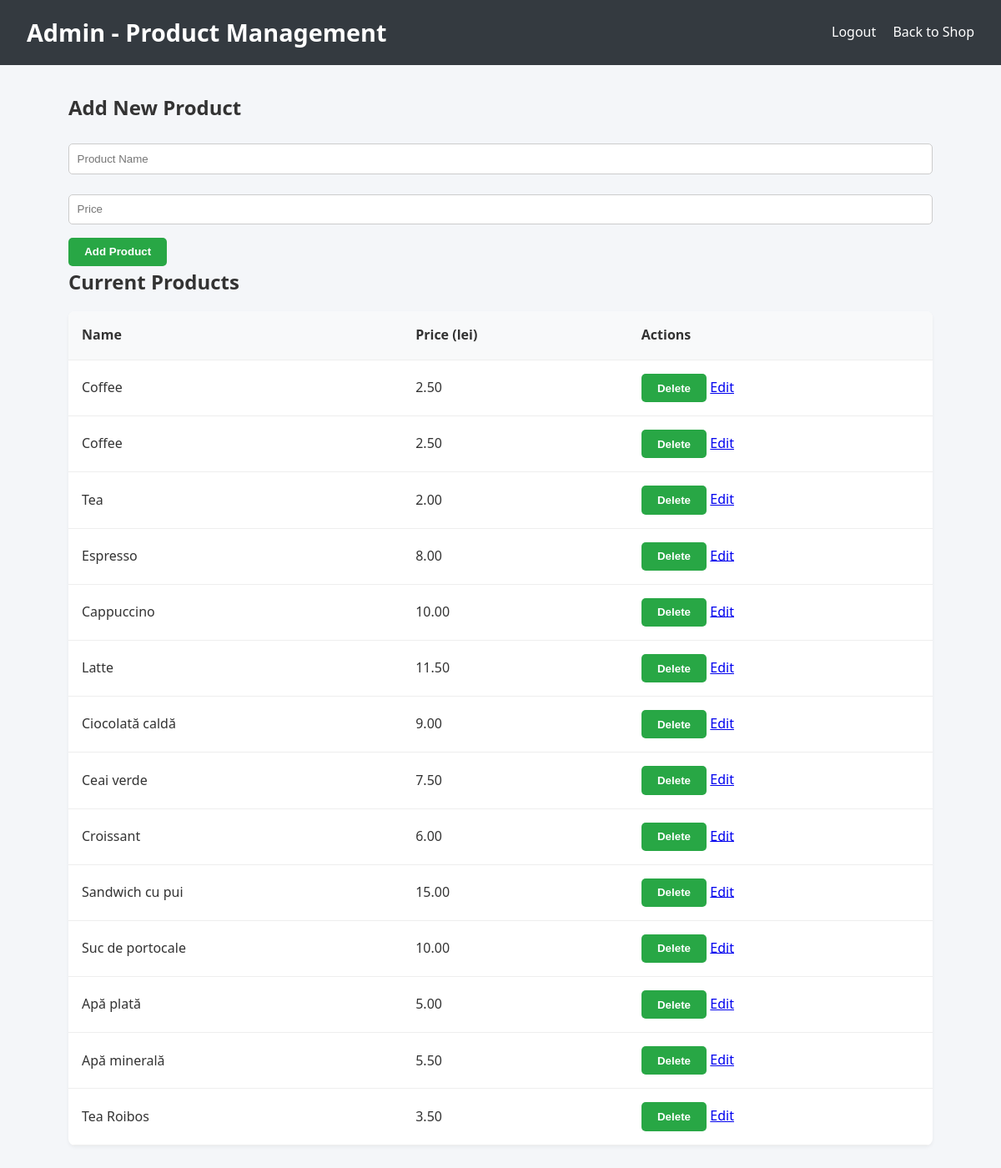
The app's page /admin/products (signed in) with its own data.
### cafe_app/models.py (models this page shows)
class Product(db.Model):
    id = db.Column(db.Integer, primary_key=True)
    name = db.Column(db.String(100), nullable=False)
    price = db.Column(db.Float, nullable=False)
    cart_items = db.relationship('CartItem', backref='product', lazy=True)

### cafe_app/routes.py (the view, shortened to what this page needs)
@bp.route('/admin/products', methods=['GET', 'POST'])
@login_required
def admin_products():
    if not is_admin():
        flash('Access denied.')
        return redirect(url_for('main.products'))
    products = Product.query.all()
    return render_template('admin/products.html', products=products)

### cafe_app/__init__.py (called while the page is built)
def create_app():
    app = Flask(__name__)
    app.config['SECRET_KEY'] = 'secret123'
    app.config['SQLALCHEMY_DATABASE_URI'] = 'sqlite:///db.sqlite3'
    db.init_app(app)
    login_manager.init_app(app)
    login_manager.login_view = 'main.login'
    from .routes import bp as main_bp
    app.register_blueprint(main_bp)
    @login_manager.user_loader
    def load_user(user_id):
        return User.query.get(int(user_id))
    return app

### cafe_app/routes.py (called while the page is built)
def is_admin():
    return current_user.is_authenticated and current_user.username == 'admin'

### cafe_app/templates/admin/products.html (shortened to what this page needs)
<!DOCTYPE html>
<html lang="en">
<head>
    <link rel="stylesheet" href="{{ url_for('static', filename='css/style.css') }}">
</head>
<body>
    <header>
        <h1>Admin - Product Management</h1>
        <nav>
            <a href="{{ url_for('main.logout') }}">Logout</a>
            <a href="{{ url_for('main.index') }}">Back to Shop</a>
        </nav>
    </header>
    <main>
        <section>
            <h2>Add New Product</h2>
            <form action="{{ url_for('main.admin_products') }}" method="post">
                <input type="text" name="name" placeholder="Product Name" required>
                <input type="number" name="price" placeholder="Price" step="0.01" required>
                <button type="submit">Add Product</button>
            </form>
        </section>
        <section>
            <h2>Current Products</h2>
            <table>
                <thead>
                    <tr>
                        <th>Name</th>
                        <th>Price (lei)</th>
                        <th>Actions</th>
                    </tr>
                </thead>
                <tbody>
                    {% for product in products %}
                    <tr>
                        <td>{{ product.name }}</td>
                        <td>{{ "%.2f"|format(product.price) }}</td>
                        <td>
                            <form action="{{ url_for('main.delete_product', product_id=product.id) }}" method="post" style="display:inline;">
                                <button type="submit" onclick="return confirm('Are you sure you want to delete this product?')">Delete</button>
                            </form>
                            <a href="{{ url_for('main.edit_product', product_id=product.id) }}">Edit</a>
                        </td>
                    </tr>
                    {% else %}
                    <tr><td colspan="3">No products found.</td></tr>
                    {% endfor %}
                </tbody>
            </table>
        </section>
    </main>
</body>
</html>

### cafe_app/static/css/style.css (style rules this page uses)
* { box-sizing: border-box; margin: 0; padding: 0; }
body { font-family: 'Segoe UI', sans-serif; background-color: #f4f6f9; color: #333; line-height: 1.6; }
header { background-color: #343a40; color: #fff; padding: 1rem 2rem; display: flex; justify-content: space-between; align-items: center; flex-wrap: wrap; }
header h1 { font-size: 1.8rem; }
nav a { color: #fff; margin-left: 1rem; text-decoration: none; font-weight: 500; transition: color 0.3s ease; }
main { padding: 2rem; max-width: 1100px; margin: 0 auto; }
form { margin-top: 1rem; }
input[type="text"], input[type="password"], input[type="number"] { width: 100%; padding: 0.6rem; margin: 0.5rem 0 1rem; border-radius: 5px; border: 1px solid #ccc; }
button, input[type="submit"] { background-color: #28a745; color: #fff; padding: 0.6rem 1.2rem; border: none; border-radius: 5px; font-weight: bold; cursor: pointer; transition: background-color 0.3s ease; }
table { width: 100%; border-collapse: collapse; margin-top: 1rem; background-color: #fff; border-radius: 8px; overflow: hidden; box-shadow: 0 2px 4px rgba(0,0,0,0.05); }
th, td { padding: 1rem; text-align: left; border-bottom: 1px solid #eee; }
th { background-color: #f8f9fa; font-weight: 600; }

### records on screen
Product: name "Coffee", price "2.50"
Product: name "Coffee", price "2.50"
Product: name "Tea", price "2.00"
Product: name "Espresso", price "8.00"
Product: name "Cappuccino", price "10.00"
Product: name "Latte", price "11.50"
Product: name "Ciocolată caldă", price "9.00"
Product: name "Ceai verde", price "7.50"
Product: name "Croissant", price "6.00"
Product: name "Sandwich cu pui", price "15.00"
Product: name "Suc de portocale", price "10.00"
Product: name "Apă plată", price "5.00"
Product: name "Apă minerală", price "5.50"
Product: name "Tea Roibos", price "3.50"
